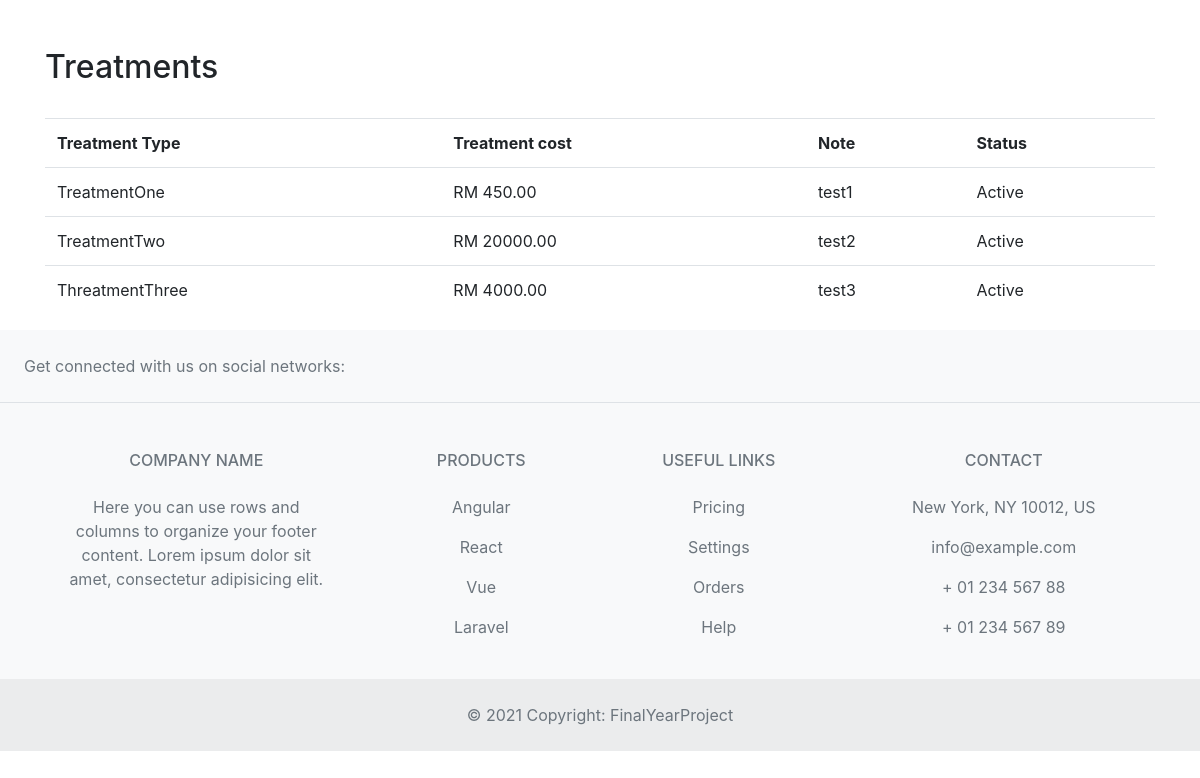
/viewtreatment.php, run on the app's committed database.
### tables this page shows
CREATE TABLE `treatment` (
  `treatmentid` int(10) NOT NULL,
  `treatmenttype` varchar(25) NOT NULL,
  `treatment_cost` decimal(10,2) NOT NULL,
  `note` text NOT NULL,
  `status` varchar(10) NOT NULL
);

### viewtreatment.php (the view, shortened to what this page needs)
<?php
include("headers.php");
?>
<div class="container">
  <br></br>
  <h2>Treatments</h2>
  <br>
  <table class="table">
    <tbody>
      <tr>
        <td><strong>Treatment Type</strong></td>
        <td><strong>Treatment cost</strong></td>
        <td><strong>Note</strong></td>
        <td><strong>Status</strong></td>
      </tr>
      <?php
      $sql = "SELECT * FROM treatment";
      $qsql = mysqli_query($con, $sql);
      while ($rs = mysqli_fetch_array($qsql)) {
        echo "<tr>
          <td>$rs[treatmenttype]</td>
		  <td>RM $rs[treatment_cost]</td>
          <td>$rs[note]</td>
			 <td>$rs[status]</td>";
        echo "</tr>";
      }
      ?>
    </tbody>
  </table>
</div>
<?php
include("footers.php");
?>

### data on the page
treatment: treatmenttype "TreatmentOne", treatment_cost "450.00", note "test1", status "Active"
treatment: treatmenttype "TreatmentTwo", treatment_cost "20000.00", note "test2", status "Active"
treatment: treatmenttype "ThreatmentThree", treatment_cost "4000.00", note "test3", status "Active"
